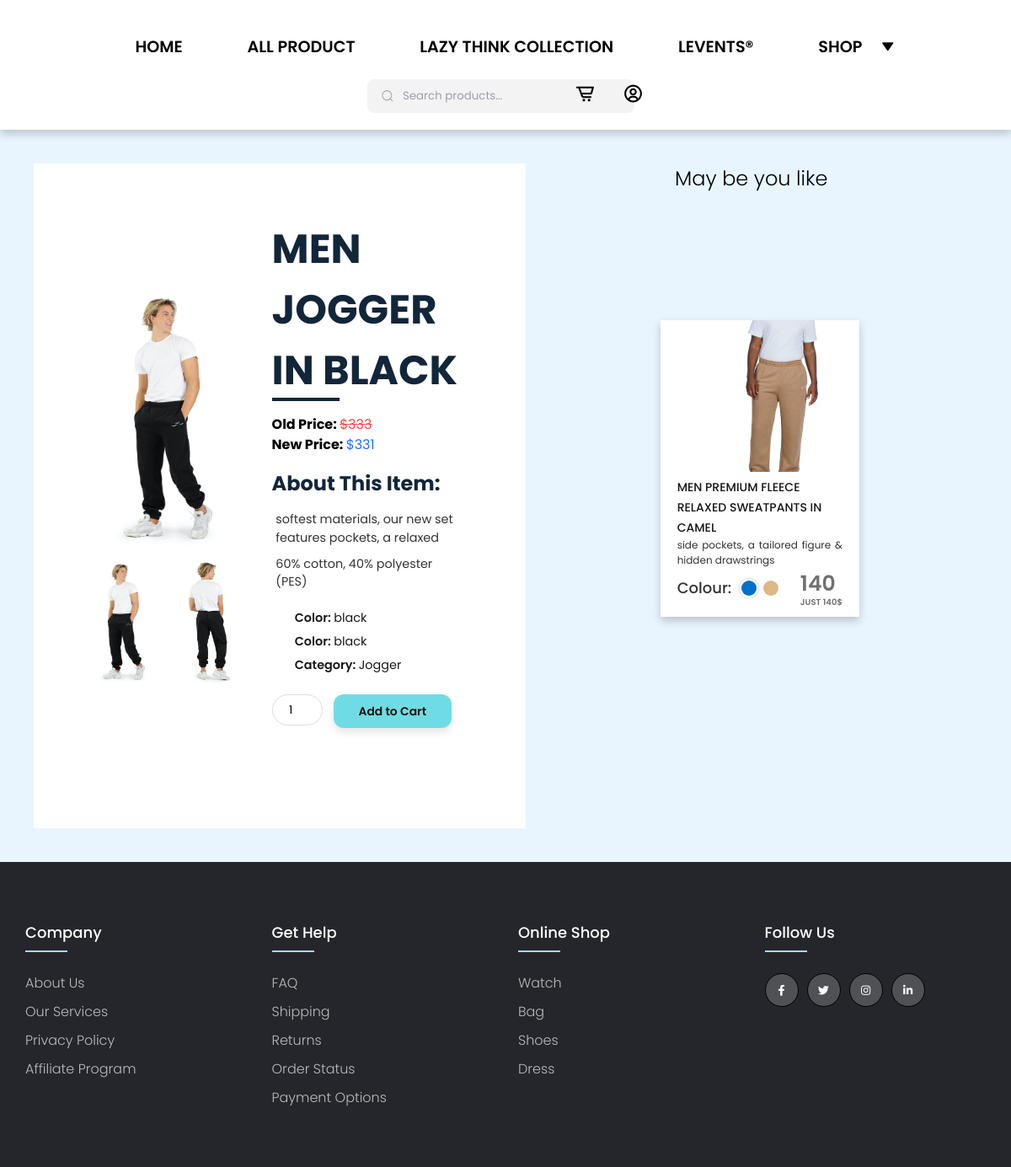
The app's page /product_detail.php?id=80 (signed in) with its own data.
### tables this page shows
CREATE TABLE `products` (
  `id_Product` int(11) NOT NULL,
  `product_name` varchar(255) DEFAULT NULL,
  `quantity` int(11) DEFAULT NULL,
  `description` longtext DEFAULT NULL,
  `description_detail` varchar(255) NOT NULL,
  `category` varchar(20) NOT NULL,
  `collection` varchar(30) NOT NULL,
  `price` int(11) NOT NULL,
  `created_at` datetime NOT NULL DEFAULT current_timestamp(),
  `update_at` datetime NOT NULL DEFAULT current_timestamp()
);

### connect.php (called while the page is built, shortened)
<?php
require_once 'db.php';
$sql = "SELECT p.*, pi.color, pi.image_path
        FROM Products p
        LEFT JOIN Product_Image pi ON p.id_Product = pi.product_id";
$result = $conn->query($sql);
?>

### product_detail.php (the view, shortened to what this page needs)
<?php
    require_once 'connect.php';
    $sql = "SELECT p.*, pi.image_path, pi.color
            FROM Products p
            LEFT JOIN Product_Image pi ON p.id_Product = pi.product_id";
    $result = $conn->query($sql);
    $products = array();
    $colors = array();
    if ($result->num_rows > 0) {
        while ($row = $result->fetch_assoc()) {
            $product_id = $row['id_Product'];
            if (!isset($products[$product_id])) {
                $products[$product_id] = array(
                    'id' => $row['id_Product'],
                    'name' => $row['product_name'],
                    'description' => $row['description'],
                    'price' => $row['price'],
                    'quantity' => $row['quantity'],
                    'created_at' => $row['created_at'],
                    'update_at' => $row['update_at'],
                    'images' => array(),
                    'colors' => array()
                );
            }
            if (!empty($row['color']) && !empty($row['image_path'])) {
                $products[$product_id]['images'][$row['color']] = $row['image_path'];
                if (!in_array($row['color'], $products[$product_id]['colors'])) {
                    $products[$product_id]['colors'][] = $row['color'];
                    if (!in_array($row['color'], $colors)) {
                        $colors[] = $row['color'];
                    }
                }
            }
        }
    } else {
        echo "Không có dữ liệu trong bảng Products";
    }
?>
<?php
    $user_id = $_SESSION['user_id'];
    $product_id = $_GET['id'];
    $sql = "INSERT INTO user_behavior (user_id, product_id, action) VALUES ($user_id, $product_id, 'view')";
    $conn->query($sql);
    if (isset($_GET['id'])) {
        $product_id = $_GET['id'];
        $sql = "SELECT p.*, pi.image_path, pi.color
        FROM Products p
        LEFT JOIN Product_Image pi ON p.id_Product = pi.product_id
        WHERE p.id_Product = $product_id";
        $result = $conn->query($sql);
        if ($result->num_rows > 0) {
            $product = $result->fetch_assoc();
            mysqli_data_seek($result, 0);
            $product['images'] = array();
            while ($row = $result->fetch_assoc()) {
                $product['images'][] = array(
                    'id' => $row['id_Product'],
                    'image_path' => $row['image_path'],
                    'color' => $row['color']
                );
            }
        } else {
            header("Location: all_products.php");
            exit();
        }
    } else {
        header("Location: all_products.php");
        exit();
    }
    function getRecommendedProducts($conn, $user_id, $current_product_id) {
    $sql = "SELECT DISTINCT product_id
            FROM user_behavior
            WHERE user_id = $user_id AND product_id != $current_product_id
            ORDER BY created_at DESC
            LIMIT 10";
    $result = $conn->query($sql);
    $recommended_product_ids = array();
    while ($row = $result->fetch_assoc()) {
        $recommended_product_ids[] = $row['product_id'];
    }
    $ids = implode(',', $recommended_product_ids);
    $sql = "SELECT p.*, pi.image_path, pi.color
            FROM Products p
            LEFT JOIN Product_Image pi ON p.id_Product = pi.product_id
            WHERE p.id_Product IN ($ids)";
    $result = $conn->query($sql);
    $recommended_products = array();
    while ($row = $result->fetch_assoc()) {
        $product_id = $row['id_Product'];
        if (!isset($recommended_products[$product_id])) {
            $recommended_products[$product_id] = array(
                'id' => $row['id_Product'],
                'name' => $row['product_name'],
                'description' => $row['description'],
                'price' => $row['price'],
                'quantity' => $row['quantity'],
                'created_at' => $row['created_at'],
                'update_at' => $row['update_at'],
                'images' => array(),
                'colors' => array()
            );
        }
        if (!empty($row['color']) && !empty($row['image_path'])) {
            $recommended_products[$product_id]['images'][$row['color']] = $row['image_path'];
            if (!in_array($row['color'], $recommended_products[$product_id]['colors'])) {
                $recommended_products[$product_id]['colors'][] = $row['color'];
            }
        }
    }
    return $recommended_products;
}
$user_id = $_SESSION['user_id'];
$current_product_id = $_GET['id'];
$recommended_products = getRecommendedProducts($conn, $user_id, $current_product_id);
?>
<!DOCTYPE html>
<html>
  <head>
    <link rel="stylesheet" href="style.css">
    <link rel="stylesheet" href="https://cdnjs.cloudflare.com/ajax/libs/font-awesome/5.15.1/css/all.min.css" />
  </head>
  <body>
  <?php include"menu.php";?>
    <div class="card-wrapper" style="margin: 40px;">
        <div class="card">
            <form action="add_to_cart.php" method="post" class="form">
                <div class="product-imgs">
                    <div class="img-display">
                        <div class="img-showcase" style="max-width: 500px;">
                            <?php foreach ($product['images'] as $image): ?>
                                <img src="img/<?= $image['image_path']; ?>" alt="<?= $image['color']; ?>">
                            <?php endforeach; ?>
                        </div>
                    </div>
                    <div class="img-select">
                        <?php if (isset($product['images']) && is_array($product['images'])): ?>
                            <?php foreach ($product['images'] as $image): ?>
                                <div class="img-item" style="max-width: 200px;">
                                    <a href="#" data-id="<?= $image['id']; ?>" data-color="<?= $image['color']; ?>" data-image-path="<?= $image['image_path']; ?>">
                                        <img src="img/<?= $image['image_path']; ?>" alt="<?= $image['color']; ?>">
                                    </a>
                                </div>
                            <?php endforeach; ?>
                        <?php endif; ?>
                    </div>
                </div>
                <div class="product-content">
                    <h2 class="product-title"><?php echo $product['product_name']; ?></h2>
                    <div class="product-price">
                        <p class="last-price">Old Price: <span>$<?php echo $product['price'] + 2; ?></span></p>
                        <p class="new-price">New Price: <span>$<?php echo $product['price']; ?></span></p>
                    </div>
                    <div class="product-detail">
                        <h2>About this item:</h2>
                        <p><?php echo $product['description']; ?></p>
                        <p><?php echo $product['description_detail']; ?></p>
                        <ul>
                            <?php if (isset($product['images']) && is_array($product['images'])): ?>
                                <?php foreach ($product['images'] as $image): ?>
                                    <li>Color: <span><?php echo $image['color']; ?></span></li>
                                <?php endforeach; ?>
                            <?php endif; ?>
                            <?php if (isset($product['category'])): ?>
                                <li>Category: <span><?php echo $product['category']; ?></span></li>
                            <?php else: ?>
                                <li>No category available</li>
                            <?php endif; ?>
                        </ul>
                    </div>
                    <div class="purchase-info" style="display: flex;">
                        <input type="number" name="quantity" min="0" value="1">
                        <div class="button">
                            <button class="CartBtn" type="submit" value="Add to cart" style="margin-left: 10px;">
                                <p class="text">Add to Cart</p>
                            </button>
                        </div>
                    </div>
                </div>
            </form>
        </div>
        <?php if (!empty($recommended_products)): ?>
            <section class="recommended-products">
                <center><h2 style="font-weight: 300;">May be you like</h2></center>
                <div class="product-container">
                    <?php
                    foreach ($recommended_products as $index => $product):
                    ?>
                        <div class="product-card">
                            <a href="product_detail.php?id=<?= $product['id']; ?>">
                                <div class="main-images">
                                    <?php
                                        $firstColor = key($product['images']);
                                    ?>
                                    <?php foreach ($product['images'] as $color => $image): ?>
                                        <img style="left: 10px;" id="<?= $color; ?>" class="<?= $color === $firstColor ? 'active' : ''; ?>" src="img/<?= $image; ?>" alt="<?= $color; ?>" name="<?= $color; ?>">
                                    <?php endforeach; ?>
                                </div>
                            </a>
                            <div class="shoe-details">
                                <span class="shoe_name"><?= $product['name']; ?></span>
                                <p><?= $product['description']; ?></p>
                            </div>
                            <div class="color-price">
                                    <div class="color-option">
                                        <span class="color">Colour:</span>
                                        <div class="circles">
                                            <?php
                                            $uniqueColors = array_unique($product['colors']);
                                            foreach ($uniqueColors as $color):
                                            ?>
                                                <span class="circle <?= $color === $firstColor ? $color . ' active' : $color; ?>" id="<?= $color; ?>" style="background-color: <?= $color === 'blue' ? '#0071C7' : ($color === 'pink' ? '#FF76CE' : ($color === 'white' ? '#EEEEEE' : ($color === 'yellow' ? '#F5DA00' : $color))); ?>;"></span>
                                            <?php endforeach; ?>
                                    </div>
                                </div>
                                <div class="price">
                                    <span class="price_num"><?= $product['price']; ?></span>
                                    <span class="price_letter">JUST <?= $product['price']; ?>$</span>
                                </div>
                            </div>
                        </div>
                    <?php endforeach; ?>
                </div>
            </section>
        <?php endif; ?>
    </div>
<?php include "footer.php"; ?>
</body>
</html>

### style.css (style rules this page uses)
* { margin: 0; padding: 0; box-sizing: border-box; font-family: "Poppins", sans-serif; }
a { text-decoration: none; }
.product-container { margin: 150px; }
.product-card { display: flex; flex-direction: column; justify-content:space-around; }
.product-card { position: relative; max-width: 280px; width: 100%; padding: 10px 20px 10px 20px; background: #fff; box-shadow: 0 5px 10px rgba(0, 0, 0, 0.2); z-index: 3; overflow: hidden; margin: 10px; }
.product-card .main-images { position: relative; height: 11em; display: flex; justify-content: center; align-items: center; }
.product-card .main-images img { position: absolute; height: 220px; width: 220px; object-fit: cover; top: -50px; z-index: -1; opacity: 0; transition: opacity 0.5s ease; }
.product-card .main-images img.active { opacity: 1; }
.product-card .shoe-details .shoe_name { font-size: 14px; font-weight: 500; color: #161616; }
.product-card .shoe-details p { font-size: 12px; font-weight: 400; color: #333; text-align: justify; flex-direction:column; }
.product-card .color-price .color-option { display: flex; align-items: center; }
.color-price { display: flex; justify-content: space-between; align-items: center; }
.color-price .color-option .color { font-size: 18px; font-weight: 500; color: #333; margin-right: 8px; }
.color-option .circles { display: flex; }
.color-option .circles .circle { height: 18px; width: 18px; background: #0071C7; border-radius: 50%; margin: 0 4px; cursor: pointer; transition: all 0.4s ease; }
.color-price .price { display: flex; flex-direction: column; justify-content: center; margin-left: 10px; }
.color-price .price .price_num { font-size: 25px; font-weight: 600; color: #707070; }
.color-price .price .price_letter { font-size: 10px; font-weight: 600; margin-top: -4px; color: #707070; }

### footer.php (style rules this page uses)
body { line-height: 1.5; font-family: 'Poppins', sans-serif; }
* { margin:0; padding:0; box-sizing: border-box; }
ul { list-style: none; }

### records on screen
products: product_name "MEN JOGGER IN BLACK", $product['price'] + 2 "333", price "331", description "softest materials, our new set features pockets, a relaxed", description_detail "60% cotton, 40% polyester (PES)", category "Jogger"

### other values on screen
$image['color'] "black"
$product['name'] "MEN PREMIUM FLEECE RELAXED SWEATPANTS IN CAMEL"
$product['description'] "side pockets, a tailored figure & hidden drawstrings"
$product['price'] "140"
